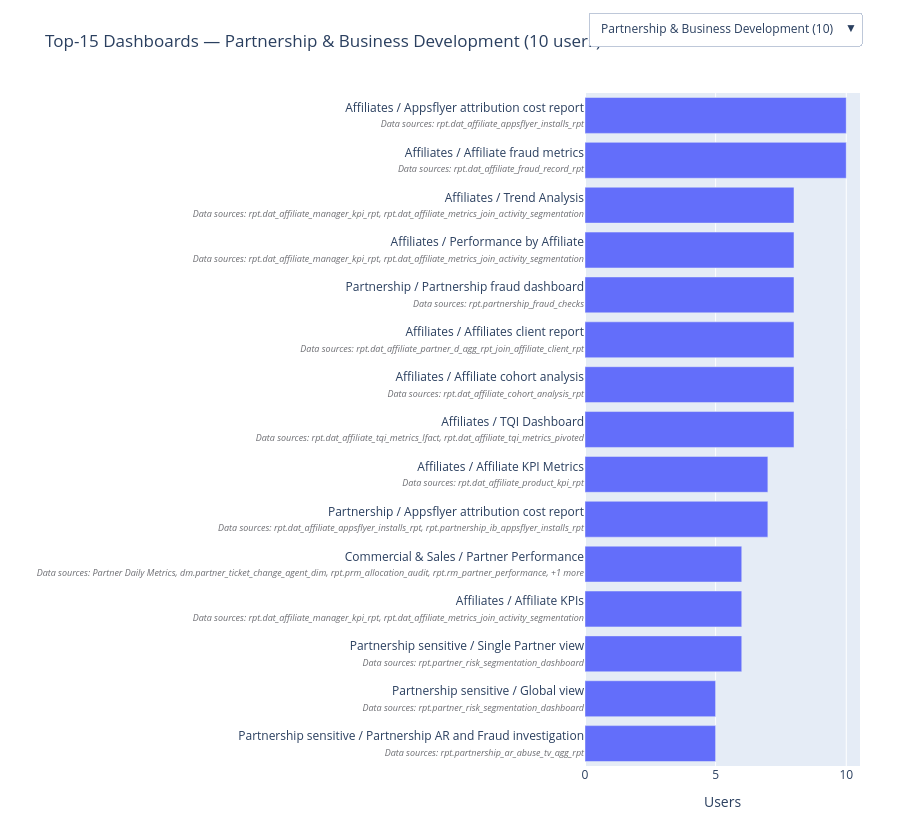

Write notebook code for a chart like this one.
### Markdown cell above
#### 2.1.2 Filter by direction

### Code cell
import pandas as pd
import plotly.graph_objects as go

# ============================
# 1. Prepare DataFrame
# ============================

df = pd.DataFrame(workbook_events)

df = df.explode("ds_name")
df["ds_name"] = df["ds_name"].astype(str)

df["view_full_name"] = df["project_name"] + " / " + df["view_name"]

# ============================
# 2. Data sources (compact label)
# ============================

def ds_compact(x, max_items=4):
    ds = sorted(set(d for d in x if d and d != "None"))
    if len(ds) > max_items:
        ds = ds[:max_items] + [f"+{len(ds)-max_items} more"]
    return ", ".join(ds)

view_ds = (
    df.groupby("view_full_name")["ds_name"]
      .apply(ds_compact)
      .to_dict()
)

# ============================
# 3. Users per (direction, view)
# ============================

vd = (
    df.groupby(["direction", "view_full_name"])
      .agg(users=("hist_actor_user_id", "nunique"))
      .reset_index()
)

# ============================
# 4. Departments per (direction, view)
# ============================

dir_view_dept = (
    df.groupby(["direction", "view_full_name", "department"])
      .agg(users=("hist_actor_user_id", "nunique"))
      .reset_index()
)

dept_tooltip = (
    dir_view_dept
    .sort_values(["direction", "view_full_name", "users"], ascending=[True, True, False])
    .groupby(["direction", "view_full_name"])
    .apply(lambda x: "<br>".join(
        f"{r.department}: {r.users}"
        for r in x.itertuples()
    ))
    .to_dict()
)

# ============================
# 5. Total users per direction (for dropdown)
# ============================

direction_users = (
    df.groupby("direction")["hist_actor_user_id"]
      .nunique()
      .reset_index(name="direction_users")
      .sort_values("direction_users", ascending=False)
)

# ============================
# 6. Precompute Top-15 per direction
# ============================

blocks = {}

for r in direction_users.itertuples():
    direction = r.direction

    tmp = vd[vd["direction"] == direction]

    top = (
        tmp.sort_values("users", ascending=False)
           .head(15)
           .iloc[::-1]   # reverse for horizontal bars
           .copy()
    )

    top["label"] = top["view_full_name"].map(
        lambda v: (
            f"{v}"
            f"<br><span style='font-size:9px;color:#6d6e73;font-style:italic;'>"
            f"Data sources: {view_ds.get(v,'')}"
            f"</span>"
        )
    )

    top["dept_breakdown"] = top["view_full_name"].map(
        lambda v: dept_tooltip.get((direction, v), "—")
    )

    blocks[direction] = top

# ============================
# 7. Init figure
# ============================

default_direction = direction_users.iloc[0].direction
init_df = blocks[default_direction]

fig = go.Figure(
    go.Bar(
        x=init_df["users"],
        y=init_df["label"],
        orientation="h",
        customdata=init_df["dept_breakdown"],
        hovertemplate=
            "<b>%{y}</b><br>" +
            "Users: %{x}<br><br>" +
            "<b>Departments (" + default_direction + ")</b><br>" +
            "%{customdata}" +
            "<extra></extra>"
    )
)

# ============================
# 8. Dropdown buttons
# ============================

buttons = []

for r in direction_users.itertuples():
    direction = r.direction
    users_cnt = r.direction_users
    ddf = blocks[direction]

    buttons.append(
        dict(
            label=f"{direction} ({users_cnt})",
            method="update",
            args=[
                {
                    "x": [ddf["users"]],
                    "y": [ddf["label"]],
                    "customdata": [ddf["dept_breakdown"]],
                },
                {
                    "title": f"Top-15 Dashboards - total users 2025 — {direction} ({users_cnt} users)"
                }
            ]
        )
    )

# ============================
# 9. Layout
# ============================

fig.update_layout(
    title=f"Top-15 Dashboards — {default_direction} ({direction_users.iloc[0].direction_users} users)",
    xaxis_title="Users",
    yaxis_title="",
    height=820,
    margin=dict(l=420, r=40, t=80, b=40),
    updatemenus=[
        dict(
            buttons=buttons,
            direction="down",
            showactive=True,
            x=0.01,
            y=1.12,
            xanchor="left",
            yanchor="top"
        )
    ]
)

fig.show()

fig.write_html(
    "plotly_tableau_top_dash_total_filter_by_direction.html",
    include_plotlyjs="cdn",
    full_html=False
)

### Figure 1 — Plotly figure (JSON) as saved in the notebook; plotly's stock layout.template omitted (floating-point values rounded to 4 significant figures)
{"data": [{"customdata": ["Partnership Product: 4<br>Partnership Anti-Fraud & Affiliates Product: 1", "Partnership Product: 5", "Partnership Product: 5<br>Partnership Anti-Fraud & Affiliates Product: 1", "Partnership Product: 4<br>Partnership Product Research: 2", "Partnership Product: 4<br>Partnership Anti-Fraud & Affiliates Product: 1<br>Partnership Product Research: 1", "Partnership Product: 5<br>Partnership Anti-Fraud & Affiliates Product: 1<br>Partnership Product Research: 1", "Partnership Product: 5<br>Partnership Product Research: 2", "Partnership Product: 6<br>Partnership Anti-Fraud & Affiliates Product: 1<br>Partnership Product Research: 1", "Partnership Product: 6<br>Partnership Anti-Fraud & Affiliates Product: 1<br>Partnership Product Research: 1", "Partnership Product: 6<br>Partnership Product Research: 2", "Partnership Product: 6<br>Partnership Anti-Fraud & Affiliates Product: 1<br>Partnership Product Research: 1", "Partnership Product: 5<br>Partnership Product Research: 2<br>Partnership Anti-Fraud & Affiliates Product: 1", "Partnership Product: 6<br>Partnership Anti-Fraud & Affiliates Product: 1<br>Partnership Product Research: 1", "Partnership Product: 7<br>Partnership Product Research: 2<br>Partnership Anti-Fraud & Affiliates Product: 1", "Partnership Product: 7<br>Partnership Product Research: 2<br>Partnership Anti-Fraud & Affiliates Product: 1"], "hovertemplate": "<b>%{y}</b><br>Users: %{x}<br><br><b>Departments (Partnership & Business Development)</b><br>%{customdata}<extra></extra>", "orientation": "h", "type": "bar", "x": [5, 5, 6, 6, 6, 7, 7, 8, 8, 8, 8, 8, 8, 10, 10], "y": ["Partnership sensitive / Partnership AR and Fraud investigation<br><span style='font-size:9px;color:#6d6e73;font-style:italic;'>Data sources: rpt.partnership_ar_abuse_tv_agg_rpt</span>", "Partnership sensitive / Global view<br><span style='font-size:9px;color:#6d6e73;font-style:italic;'>Data sources: rpt.partner_risk_segmentation_dashboard</span>", "Partnership sensitive / Single Partner view<br><span style='font-size:9px;color:#6d6e73;font-style:italic;'>Data sources: rpt.partner_risk_segmentation_dashboard</span>", "Affiliates / Affiliate KPIs<br><span style='font-size:9px;color:#6d6e73;font-style:italic;'>Data sources: rpt.dat_affiliate_manager_kpi_rpt, rpt.dat_affiliate_metrics_join_activity_segmentation</span>", "Commercial & Sales / Partner Performance<br><span style='font-size:9px;color:#6d6e73;font-style:italic;'>Data sources: Partner Daily Metrics, dm.partner_ticket_change_agent_dim, rpt.prm_allocation_audit, rpt.rm_partner_performance, +1 more</span>", "Partnership / Appsflyer attribution cost report<br><span style='font-size:9px;color:#6d6e73;font-style:italic;'>Data sources: rpt.dat_affiliate_appsflyer_installs_rpt, rpt.partnership_ib_appsflyer_installs_rpt</span>", "Affiliates / Affiliate KPI Metrics<br><span style='font-size:9px;color:#6d6e73;font-style:italic;'>Data sources: rpt.dat_affiliate_product_kpi_rpt</span>", "Affiliates / TQI Dashboard<br><span style='font-size:9px;color:#6d6e73;font-style:italic;'>Data sources: rpt.dat_affiliate_tqi_metrics_lfact, rpt.dat_affiliate_tqi_metrics_pivoted</span>", "Affiliates / Affiliate cohort analysis<br><span style='font-size:9px;color:#6d6e73;font-style:italic;'>Data sources: rpt.dat_affiliate_cohort_analysis_rpt</span>", "Affiliates / Affiliates client report<br><span style='font-size:9px;color:#6d6e73;font-style:italic;'>Data sources: rpt.dat_affiliate_partner_d_agg_rpt_join_affiliate_client_rpt</span>", "Partnership / Partnership fraud dashboard<br><span style='font-size:9px;color:#6d6e73;font-style:italic;'>Data sources: rpt.partnership_fraud_checks</span>", "Affiliates / Performance by Affiliate<br><span style='font-size:9px;color:#6d6e73;font-style:italic;'>Data sources: rpt.dat_affiliate_manager_kpi_rpt, rpt.dat_affiliate_metrics_join_activity_segmentation</span>", "Affiliates / Trend Analysis<br><span style='font-size:9px;color:#6d6e73;font-style:italic;'>Data sources: rpt.dat_affiliate_manager_kpi_rpt, rpt.dat_affiliate_metrics_join_activity_segmentation</span>", "Affiliates / Affiliate fraud metrics<br><span style='font-size:9px;color:#6d6e73;font-style:italic;'>Data sources: rpt.dat_affiliate_fraud_record_rpt</span>", "Affiliates / Appsflyer attribution cost report<br><span style='font-size:9px;color:#6d6e73;font-style:italic;'>Data sources: rpt.dat_affiliate_appsflyer_installs_rpt</span>"]}], "layout": {"height": 820, "margin": {"b": 40, "l": 420, "r": 40, "t": 80}, "title": {"text": "Top-15 Dashboards — Partnership & Business Development (10 users)"}, "updatemenus": [{"buttons": [{"args": [{"customdata": [["Partnership Product: 4<br>Partnership Anti-Fraud & Affiliates Product: 1", "Partnership Product: 5", "Partnership Product: 5<br>Partnership Anti-Fraud & Affiliates Product: 1", "Partnership Product: 4<br>Partnership Product Research: 2", "Partnership Product: 4<br>Partnership Anti-Fraud & Affiliates Product: 1<br>Partnership Product Research: 1", "Partnership Product: 5<br>Partnership Anti-Fraud & Affiliates Product: 1<br>Partnership Product Research: 1", "Partnership Product: 5<br>Partnership Product Research: 2", "Partnership Product: 6<br>Partnership Anti-Fraud & Affiliates Product: 1<br>Partnership Product Research: 1", "Partnership Product: 6<br>Partnership Anti-Fraud & Affiliates Product: 1<br>Partnership Product Research: 1", "Partnership Product: 6<br>Partnership Product Research: 2", "Partnership Product: 6<br>Partnership Anti-Fraud & Affiliates Product: 1<br>Partnership Product Research: 1", "Partnership Product: 5<br>Partnership Product Research: 2<br>Partnership Anti-Fraud & Affiliates Product: 1", "Partnership Product: 6<br>Partnership Anti-Fraud & Affiliates Product: 1<br>Partnership Product Research: 1", "Partnership Product: 7<br>Partnership Product Research: 2<br>Partnership Anti-Fraud & Affiliates Product: 1", "Partnership Product: 7<br>Partnership Product Research: 2<br>Partnership Anti-Fraud & Affiliates Product: 1"]], "x": [[5, 5, 6, 6, 6, 7, 7, 8, 8, 8, 8, 8, 8, 10, 10]], "y": [["Partnership sensitive / Partnership AR and Fraud investigation<br><span style='font-size:9px;color:#6d6e73;font-style:italic;'>Data sources: rpt.partnership_ar_abuse_tv_agg_rpt</span>", "Partnership sensitive / Global view<br><span style='font-size:9px;color:#6d6e73;font-style:italic;'>Data sources: rpt.partner_risk_segmentation_dashboard</span>", "Partnership sensitive / Single Partner view<br><span style='font-size:9px;color:#6d6e73;font-style:italic;'>Data sources: rpt.partner_risk_segmentation_dashboard</span>", "Affiliates / Affiliate KPIs<br><span style='font-size:9px;color:#6d6e73;font-style:italic;'>Data sources: rpt.dat_affiliate_manager_kpi_rpt, rpt.dat_affiliate_metrics_join_activity_segmentation</span>", "Commercial & Sales / Partner Performance<br><span style='font-size:9px;color:#6d6e73;font-style:italic;'>Data sources: Partner Daily Metrics, dm.partner_ticket_change_agent_dim, rpt.prm_allocation_audit, rpt.rm_partner_performance, +1 more</span>", "Partnership / Appsflyer attribution cost report<br><span style='font-size:9px;color:#6d6e73;font-style:italic;'>Data sources: rpt.dat_affiliate_appsflyer_installs_rpt, rpt.partnership_ib_appsflyer_installs_rpt</span>", "Affiliates / Affiliate KPI Metrics<br><span style='font-size:9px;color:#6d6e73;font-style:italic;'>Data sources: rpt.dat_affiliate_product_kpi_rpt</span>", "Affiliates / TQI Dashboard<br><span style='font-size:9px;color:#6d6e73;font-style:italic;'>Data sources: rpt.dat_affiliate_tqi_metrics_lfact, rpt.dat_affiliate_tqi_metrics_pivoted</span>", "Affiliates / Affiliate cohort analysis<br><span style='font-size:9px;color:#6d6e73;font-style:italic;'>Data sources: rpt.dat_affiliate_cohort_analysis_rpt</span>", "Affiliates / Affiliates client report<br><span style='font-size:9px;color:#6d6e73;font-style:italic;'>Data sources: rpt.dat_affiliate_partner_d_agg_rpt_join_affiliate_client_rpt</span>", "Partnership / Partnership fraud dashboard<br><span style='font-size:9px;color:#6d6e73;font-style:italic;'>Data sources: rpt.partnership_fraud_checks</span>", "Affiliates / Performance by Affiliate<br><span style='font-size:9px;color:#6d6e73;font-style:italic;'>Data sources: rpt.dat_affiliate_manager_kpi_rpt, rpt.dat_affiliate_metrics_join_activity_segmentation</span>", "Affiliates / Trend Analysis<br><span style='font-size:9px;color:#6d6e73;font-style:italic;'>Data sources: rpt.dat_affiliate_manager_kpi_rpt, rpt.dat_affiliate_metrics_join_activity_segmentation</span>", "Affiliates / Affiliate fraud metrics<br><span style='font-size:9px;color:#6d6e73;font-style:italic;'>Data sources: rpt.dat_affiliate_fraud_record_rpt</span>", "Affiliates / Appsflyer attribution cost report<br><span style='font-size:9px;color:#6d6e73;font-style:italic;'>Data sources: rpt.dat_affiliate_appsflyer_installs_rpt</span>"]]}, {"title": "Top-15 Dashboards - total users 2025 — Partnership & Business Development (10 users)"}], "label": "Partnership & Business Development (10)", "method": "update"}], "direction": "down", "showactive": true, "x": 0.01, "xanchor": "left", "y": 1.12, "yanchor": "top"}], "xaxis": {"title": {"text": "Users"}}, "yaxis": {"title": {"text": ""}}}}
